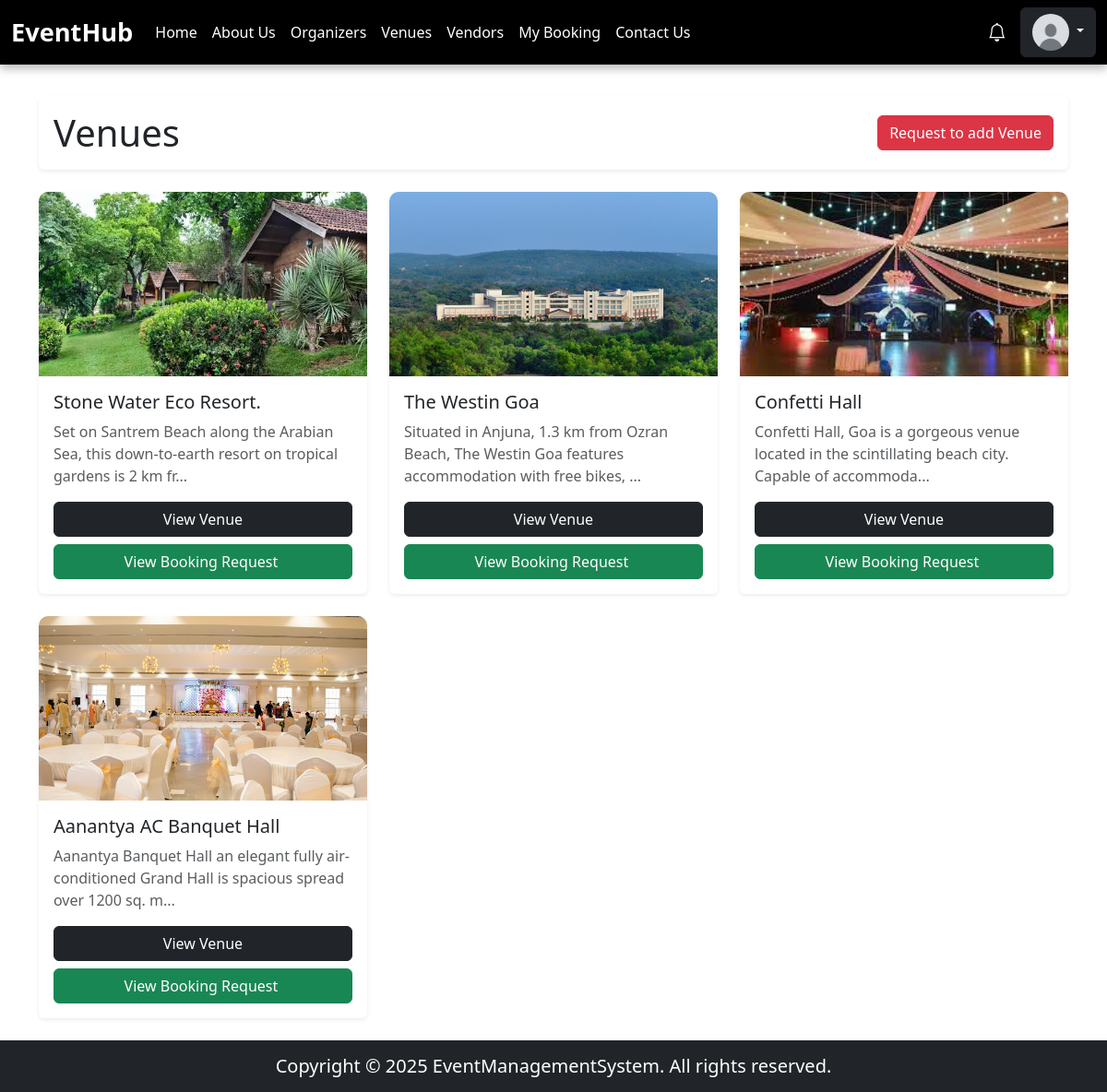
The page /dashboard/venueOwner/venues.php (signed in) on the database as committed earlier.
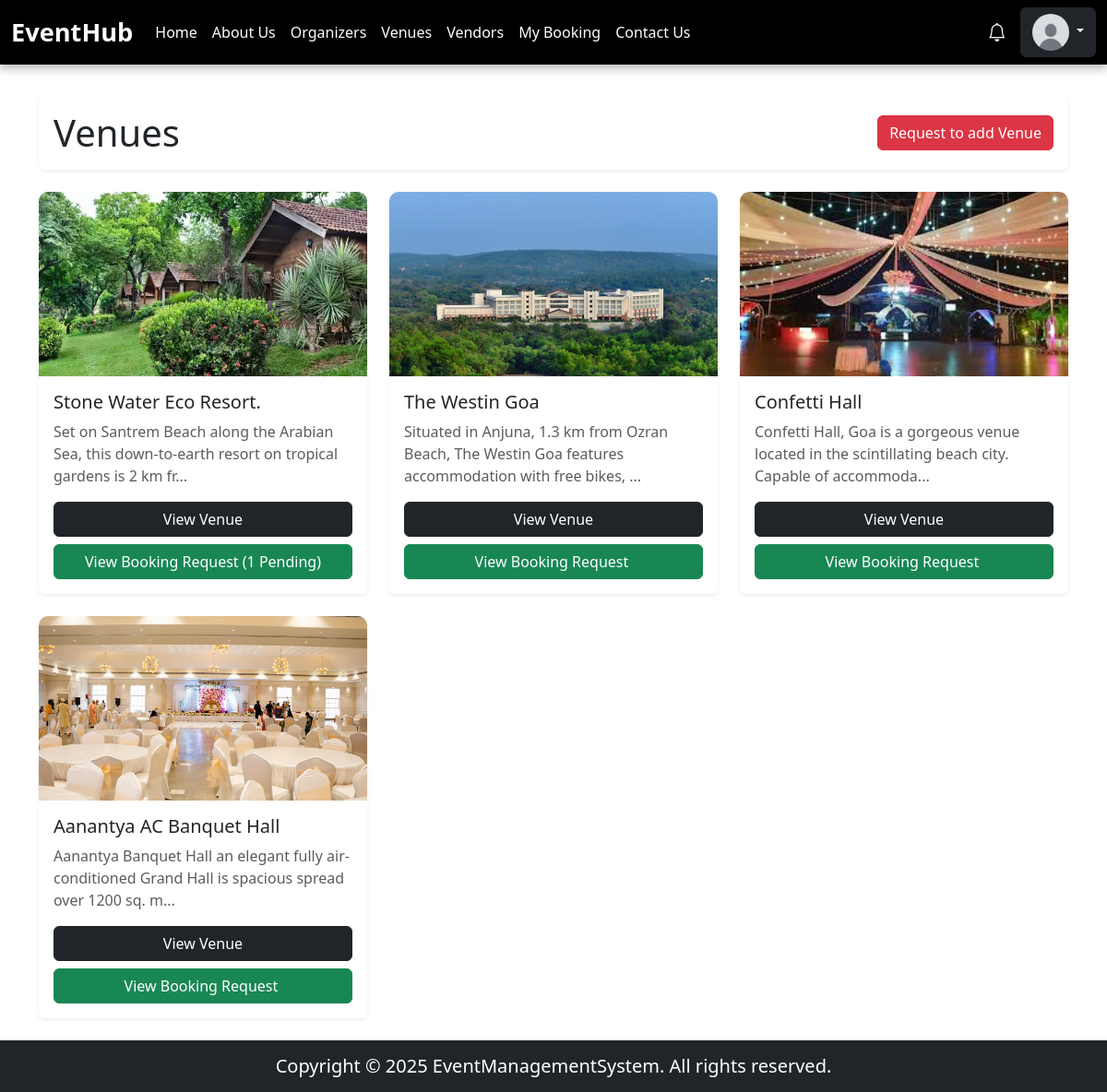
The same page on the database as committed later.
### tables this page shows
CREATE TABLE `venues` (
  `id` int(11) NOT NULL,
  `owner_id` int(11) NOT NULL,
  `name` varchar(255) NOT NULL,
  `location` varchar(255) NOT NULL,
  `capacity` int(11) NOT NULL,
  `price_per_day` decimal(10,2) NOT NULL,
  `description` text DEFAULT NULL,
  `thumbnail` varchar(255) DEFAULT NULL,
  `manager_name` varchar(255) DEFAULT NULL,
  `manager_email` varchar(255) DEFAULT NULL,
  `manager_phone` varchar(20) DEFAULT NULL,
  `status` enum('pending','approved','rejected') DEFAULT 'pending',
  `created_at` timestamp NOT NULL DEFAULT current_timestamp(),
  `venue_used_for` varchar(255) NOT NULL
);

### dashboard/venueOwner/venues.php (the view, shortened to what this page needs)
<?php
include "../../database/databaseConnection.php";
$venue_owner_id = $_SESSION['user_id'];
$query = "SELECT * FROM venues WHERE owner_id = $venue_owner_id";
$result = $conn->query($query);
$venues = [];
$bookingCounts = [];
if ($result) {
    while ($row = $result->fetch_assoc()) {
        if ($row["status"] === "approved") {
            $venues[] = $row;
            $venue_id = $row['id'];
            $bookingQuery = "SELECT COUNT(*) as pending_count FROM venue_bookings WHERE venue_id = $venue_id AND status = 'pending'";
            $bookingResult = $conn->query($bookingQuery);
            $bookingData = $bookingResult->fetch_assoc();
            $bookingCounts[$venue_id] = $bookingData['pending_count'] ?? 0;
        }
    }
}
?>
<!DOCTYPE html>
<html lang="en">
<head>
    <link rel="stylesheet" href="https://cdn.jsdelivr.net/npm/bootstrap@5.3.0/dist/css/bootstrap.min.css">
    <link rel="stylesheet" href="../../public/styles/style.css">
</head>
<body class="d-flex flex-column min-vh-100">
    <?php include("../../components/header.php") ?>
    <main class="container my-4 flex-grow-1">
        <div class="d-flex justify-content-between align-items-center bg-white p-3 rounded shadow-sm mb-4">
            <h1 class="m-0">Venues</h1>
            <a href="../../pages/venue/addVenue.php" class="btn btn-danger">Request to add Venue</a>
        </div>
        <div class="row g-4">
            <?php foreach ($venues as $venue) : ?>
                <div class="col-lg-4 col-md-6">
                    <div class="card shadow-sm border-0 h-100">
                        <img src="<?= $venue['thumbnail'] ?>" class="card-img-top" alt="Venue Thumbnail">
                        <div class="card-body d-flex flex-column">
                            <h5 class="card-title"><?= htmlspecialchars($venue["name"]) ?></h5>
                            <p class="card-text text-muted">
                                <?= strlen($venue["description"]) > 100 ? substr($venue["description"], 0, 100) . "..." : htmlspecialchars($venue["description"]) ?>
                            </p>
                            <a href="venueOwner_dashboard.php?venueId=<?= $venue['id'] ?>" class="btn btn-dark mt-auto">View Venue</a>
                            <form action="<?php echo htmlspecialchars($_SERVER["PHP_SELF"]) ?>" method="POST">
                                <input type="submit" value="View Booking Request <?= ($bookingCounts[$venue['id']] > 0) ? "(" . $bookingCounts[$venue['id']] . " Pending)" : "" ?>" name="viewBooking" class="btn btn-success mt-2 w-100">
                            </form>
                        </div>
                    </div>
                </div>
            <?php endforeach; ?>
        </div>
    </main>
    <?php include("../../components/footer.php") ?>
</body>
</html>

Rows that differ between the two databases and show on the page:
changed venues "Stone Water Eco Resort.": viewBooking "View Booking Request" → "View Booking Request (1 Pending)"
